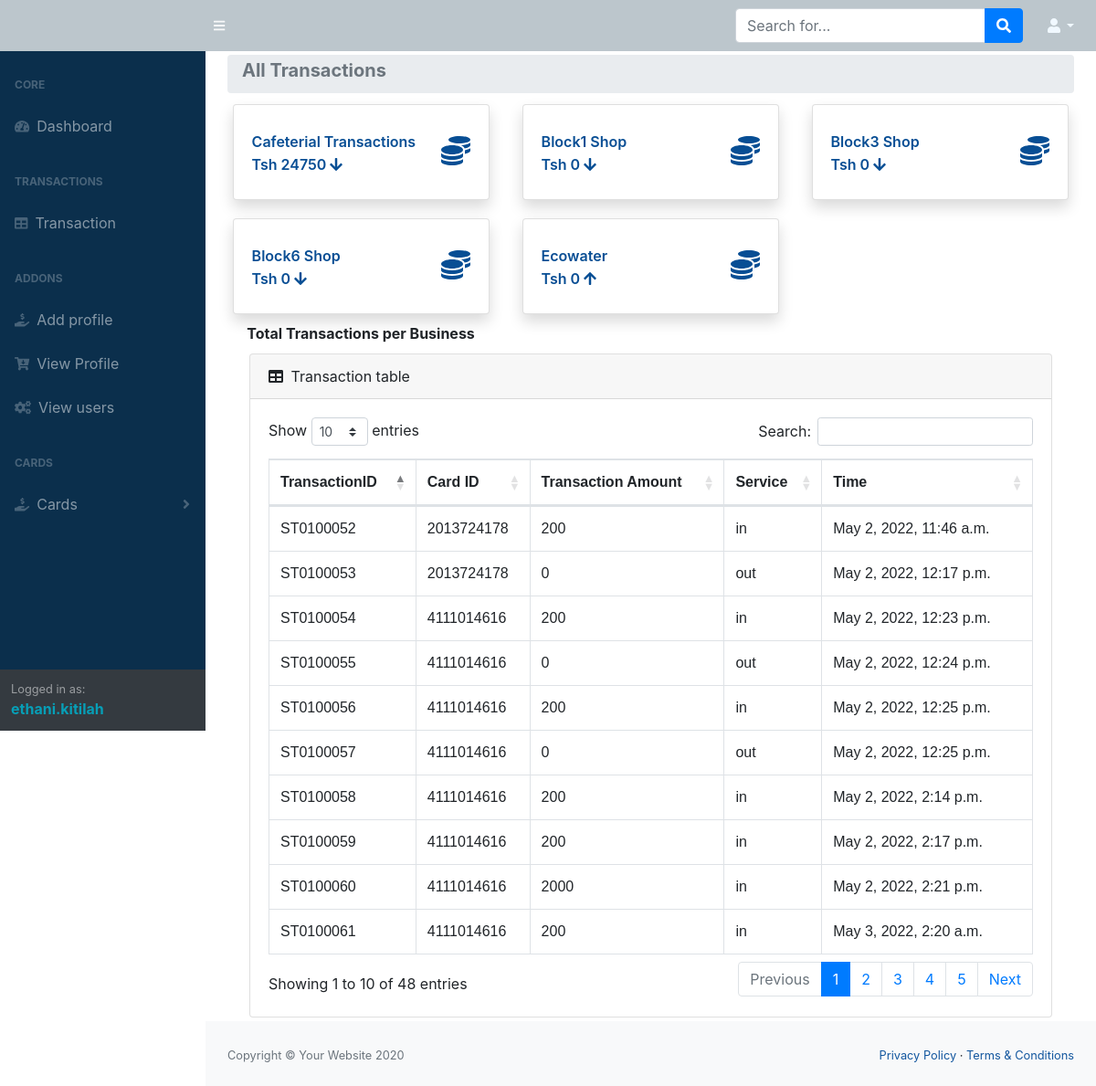
Screenshot of /transaction_by_date/yearly (signed in) with the database file from the repository.
### IntergrationPoint/models.py (models this page shows, shortened)
class transactionDetail(models.Model):
    transaction = models.CharField(primary_key=True, max_length=10)
    UserID =models.CharField(max_length=50)
    balance = models.IntegerField()
    transactionAmount = models.IntegerField()
    station = models.ForeignKey(stationDetail, on_delete = models.RESTRICT)
    InOut = models.CharField(max_length=10)
    route_in = models.IntegerField(null=True, blank=True,)
    route_out = models.IntegerField(null=True, blank=True,)
    station_in = models.IntegerField(null=True, blank=True,)
    station_out = models.IntegerField(null=True, blank=True,)
    time = models.DateTimeField(auto_now_add=True)

### IntergrationPoint/views.py (the view, shortened to what this page needs)
# urls.py: path('transaction_by_date/<id>',views.stationTransactionDate, name="transaction_by_date"),
@login_required
def stationTransactionDate(request, id):
    try:
        if id == 'daily':
            transaction_list = transactionDetail.objects.filter(time__gte=datetime.today().date()).values(
                "transaction",
                "UserID",
                "balance",
                "transactionAmount",
                "station__stationName",
                "InOut",
                "time"
            ).order_by('-transaction')
            intransaction = transaction_list.filter(InOut="in").values_list('transactionAmount', flat=True)
            outransaction = transaction_list.filter(InOut="out").values_list('transactionAmount', flat=True)
            Intrans, Outrans, totaltransactions = 0,0,0
            for intran in intransaction:
                Intrans = Intrans+intran
            for outran in outransaction:
                Outrans = Outrans+outran
            stationid = stationDetail.objects.all().latest("station")
            statioName = stationDetail.objects.filter(station=stationid).values("stationName")
            statioName = statioName[0]["stationName"]
            print(":::", statioName)
            totaltransactions = Intrans+Outrans
            transactions = {
                "transaction": transaction_list,
                "station": "Daily",
                "totaltrans": totaltransactions,
                "outrans": Outrans,
                "intrans":Intrans,
                "stationName":statioName
            }
            return render(request, 'htmlfiles/stationTransactionDate.html', transactions)
        elif id == 'yearly':
            y = datetime.today().date().year
            transaction_list = transactionDetail.objects.filter(time__gte=dt.datetime(y, 1, 1, tzinfo=pytz.UTC)).values(
                "transaction",
                "UserID",
                "balance",
                "transactionAmount",
                "station__stationName",
                "InOut",
                "time"
            ).order_by('-transaction')
            intransaction = transaction_list.filter(InOut="in").values_list('transactionAmount', flat=True)
            outransaction = transaction_list.filter(InOut="out").values_list('transactionAmount', flat=True)
            Intrans, Outrans, totaltransactions = 0,0,0
            for intran in intransaction:
                Intrans = Intrans+intran
            for outran in outransaction:
                Outrans = Outrans+outran
            stationid = stationDetail.objects.all().latest("station")
            statioName = stationDetail.objects.filter(station=stationid).values("stationName")
            statioName = statioName[0]["stationName"]
            totaltransactions = Intrans+Outrans
            transactions = {
                "transaction": transaction_list,
                "station": "Yearly",
                "totaltrans": totaltransactions,
                "outrans": Outrans,
                "intrans":Intrans,
                "stationName":statioName
            }
            return render(request, 'htmlfiles/stationTransactionDate.html', transactions)
    except:
        return redirect('dashboard')

### IntergrationPoint/models.py (called while the page is built)
    def __str__(self):
        return self.station

### templates/htmlfiles/stationTransactionDate.html (shortened to what this page needs)
{% extends "./index.html" %}
{%load static%}
 {% block content %}
      <div class="container-fluid">
            <ol class="breadcrumb mb-1">
                <li class="breadcrumb-item active">
                <h5><b>All Transactions</b></h5>
                </li>
            </ol>
            <div class="row">
               <div class="col-xl-4 col-md-6 mb-1" > <a class="nav-link" href="">
                   <div class="card border-left-primary shadow h-100 py-2">
                       <div class="card-body" style="color: #084e94;">
                           <div class="row no-gutters align-items-center">
                               <div class="col mr-2">
                                 <div class="text-xs font-weight-bold text-gray-800 mb-1">Cafeterial Transactions</div>
                                 <div class="h6 mb-0 font-weight-bold text-gray-800">
                                 Tsh {{intrans}} <i class="fa fa-arrow-down fa-1x" aria-hidden="true"></i>
                                 </div>
                               </div>
                               <div class="col-auto">
                               <i class="fas fa-coins fa-2x text-gray-200"></i>
                               </div>
                           </div>
                       </div>
                   </div></a>
               </div>
               <div class="col-xl-4 col-md-6 mb-1" > <a class="nav-link" href="">
                  <div class="card border-left-primary shadow h-100 py-2">
                      <div class="card-body" style="color: #084e94;">
                          <div class="row no-gutters align-items-center">
                              <div class="col mr-2">
                                <div class="text-xs font-weight-bold text-gray-800 mb-1">Block1 Shop</div>
                                <div class="h6 mb-0 font-weight-bold text-gray-800">
                                Tsh {{outrans}} <i class="fa fa-arrow-down fa-1x" aria-hidden="true"></i>
                                </div>
                              </div>
                              <div class="col-auto">
                              <i class="fas fa-coins fa-2x text-gray-200"></i>
                              </div>
                          </div>
                      </div>
                  </div></a>
              </div>
              <div class="col-xl-4 col-md-6 mb-1" > <a class="nav-link" href="">
               <div class="card border-left-primary shadow h-100 py-2">
                   <div class="card-body" style="color: #084e94;">
                       <div class="row no-gutters align-items-center">
                           <div class="col mr-2">
                             <div class="text-xs font-weight-bold text-gray-800 mb-1">Block3 Shop</div>
                             <div class="h6 mb-0 font-weight-bold text-gray-800">
                             Tsh {{outrans}} <i class="fa fa-arrow-down fa-1x" aria-hidden="true"></i>
                             </div>
                           </div>
                           <div class="col-auto">
                           <i class="fas fa-coins fa-2x text-gray-200"></i>
                           </div>
                       </div>
                   </div>
               </div></a>
           </div>
           <div class="col-xl-4 col-md-6 mb-1" > <a class="nav-link" href="">
            <div class="card border-left-primary shadow h-100 py-2">
                <div class="card-body" style="color: #084e94;">
                    <div class="row no-gutters align-items-center">
                        <div class="col mr-2">
                          <div class="text-xs font-weight-bold text-gray-800 mb-1">Block6 Shop</div>
                          <div class="h6 mb-0 font-weight-bold text-gray-800">
                          Tsh {{outrans}} <i class="fa fa-arrow-down fa-1x" aria-hidden="true"></i>
                          </div>
                        </div>
                        <div class="col-auto">
                        <i class="fas fa-coins fa-2x text-gray-200"></i>
                        </div>
                    </div>
                </div>
            </div></a>
           </div>
               <div class="col-xl-4 col-md-6 mb-1" > <a class="nav-link" href="">
                  <div class="card border-left-primary shadow h-100 py-2">
                      <div class="card-body" style="color: #084e94;">
                          <div class="row no-gutters align-items-center">
                              <div class="col mr-2">
                              <div class="text-xs font-weight-bold text-gray-800 mb-1">Ecowater </div>
                              <div class="h6 mb-0 font-weight-bold text-gray-800">
                              Tsh {{outrans}} <i class="fa fa-arrow-up fa-1x" aria-hidden="true"></i>
                              </div>
                              </div>
                              <div class="col-auto">
                              <i class="fas fa-coins fa-2x text-gray-200"></i>
                              </div>
                          </div>
                      </div>
                  </div></a>
              </div>
           </div>
            <h6>&nbsp;&nbsp;&nbsp;&nbsp; <b>Total Transactions per Business</b></h6>
                <div class="container-fluid">
                     <div class="card mb-1">
                        <div class="card-header">
                           <i class="fas fa-table mr-1"></i>
                           Transaction table
                        </div>
                        <div class="card-body">
                           <div class="table-responsive">
                              <table class="table table-bordered" id="dataTable" width="100%" cellspacing="0">
                                 <thead>
                                    <tr>
                                       <th>TransactionID</th>
                                       <th>Card ID</th>
                                       <th>Transaction Amount</th>
                                       <th>Service</th>
                                       <th>Time</th>
                                    </tr>
                                 </thead>
                                 <tbody id="myTable">
                                    {% for detail in transaction %}
                                    <tr>
                                       <td>{{detail.transaction}}</td>
                                       <td>{{detail.UserID}}</td>
                                       <td>{{detail.transactionAmount}}</td>
                                       <td>{{detail.InOut}}</td>
                                       <td>{{detail.time}}</td>
                                    </tr>
                                    {% endfor %}
                                 </tbody>
                              </table>
                           </div>
                        </div>
                     </div>
                  </div>
               </div>
       {% endblock %}

### templates/htmlfiles/navbar.html (shortened to what this page needs)
{% load static %}
<div id="layoutSidenav_nav">
            <nav class="sb-sidenav accordion sb-sidenav-dark" id="sidenavAccordion">
                    <div class="sb-sidenav-menu">
                        <div class="nav">
                            <div class="sb-sidenav-menu-heading">Core</div>
                            <a class="nav-link" href="/dashboard">
                                <div class="sb-nav-link-icon"><i class="fas fa-tachometer-alt"></i></div>
                                Dashboard
                            </a>
                            <div class="sb-sidenav-menu-heading">Transactions</div>
                            <a class="nav-link" href={% url 'TransactionPage' %}>
                                <div class="sb-nav-link-icon"><i class="fas fa-table"></i></div>
                                Transaction
                            <div class="sb-sidenav-menu-heading">Addons</div>
                            <a class="nav-link" href="/UserRegister">
                                <div class="sb-nav-link-icon"><i class="fas fa-hand-holding-usd" aria-hidden="true"></i></div>
                            Add profile
                            </a>
                            <a class="nav-link" href="#">
                                <div class="sb-nav-link-icon"><i class="fa fa-cart-arrow-down" aria-hidden="true"></i></div>
                            View Profile
                            </a>
                            <a class="nav-link" href="#">
                                <div class="sb-nav-link-icon"><i class="fa fa-cogs" aria-hidden="true"></i></div>
                           View users
                            </a>
                            <div class="sb-sidenav-menu-heading">Cards</div>
                            <a class="nav-link collapsed" href="#" data-toggle="collapse" data-target="#collapsePages" aria-expanded="false" aria-controls="collapsePages">
                                <div class="sb-nav-link-icon"><i class='fas fa-hand-holding-usd'></i></div>
                                Cards
                                <div class="sb-sidenav-collapse-arrow"><i class="fas fa-angle-down"></i></div>
                            </a>
                        </div>
                    </div>
                    <div class="sb-sidenav-footer">
                        <div class="small">Logged in as:</div>
                        <b style="color: #079fb7;">{{user.username}}</b>
                    </div>
                </nav>
        </div>

### rows the page displays
transactionDetail: transaction "ST0100061", UserID "4111014616", transactionAmount "200", InOut "in", time "May 3, 2022, 2:20 a.m."
transactionDetail: transaction "ST0100060", UserID "4111014616", transactionAmount "2000", InOut "in", time "May 2, 2022, 2:21 p.m."
transactionDetail: transaction "ST0100059", UserID "4111014616", transactionAmount "200", InOut "in", time "May 2, 2022, 2:17 p.m."
transactionDetail: transaction "ST0100058", UserID "4111014616", transactionAmount "200", InOut "in", time "May 2, 2022, 2:14 p.m."
transactionDetail: transaction "ST0100057", UserID "4111014616", transactionAmount "0", InOut "out", time "May 2, 2022, 12:25 p.m."
transactionDetail: transaction "ST0100056", UserID "4111014616", transactionAmount "200", InOut "in", time "May 2, 2022, 12:25 p.m."
transactionDetail: transaction "ST0100055", UserID "4111014616", transactionAmount "0", InOut "out", time "May 2, 2022, 12:24 p.m."
transactionDetail: transaction "ST0100054", UserID "4111014616", transactionAmount "200", InOut "in", time "May 2, 2022, 12:23 p.m."
transactionDetail: transaction "ST0100053", UserID "2013724178", transactionAmount "0", InOut "out", time "May 2, 2022, 12:17 p.m."
transactionDetail: transaction "ST0100052", UserID "2013724178", transactionAmount "200", InOut "in", time "May 2, 2022, 11:46 a.m."

### other values shown
{{ user.username }} "ethani.kitilah"
{{ intrans }} "24750"
{{ outrans }} "0"
